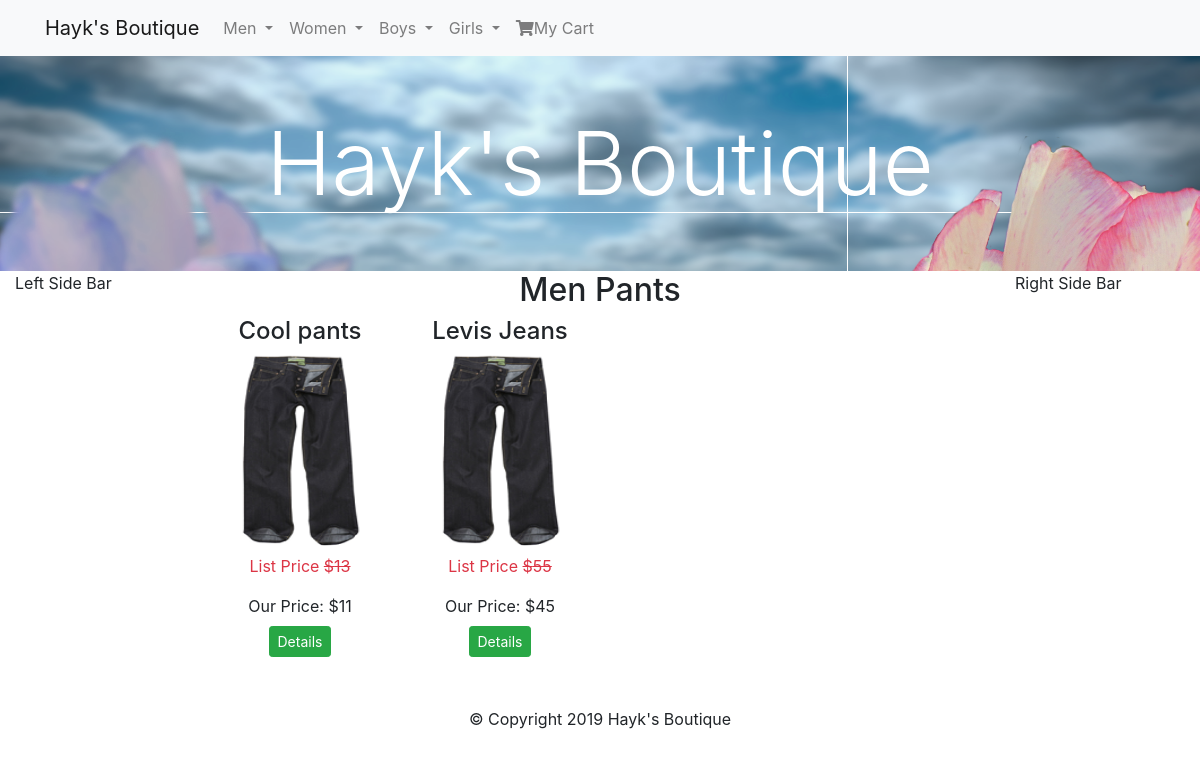
Page /category.php?cat=6 on the committed database.
### tables this page shows
CREATE TABLE `categories` (
  `id` int(11) NOT NULL,
  `category` varchar(255) NOT NULL,
  `parent` int(11) NOT NULL DEFAULT '0'
);

CREATE TABLE `products` (
  `id` int(11) NOT NULL,
  `title` varchar(255) NOT NULL,
  `price` decimal(10,0) NOT NULL,
  `list_price` decimal(10,0) NOT NULL,
  `brand` int(11) NOT NULL,
  `categories` varchar(255) NOT NULL,
  `image` varchar(255) NOT NULL,
  `description` text NOT NULL,
  `featured` tinyint(4) NOT NULL DEFAULT '0',
  `sizes` text NOT NULL,
  `deleted` tinyint(4) NOT NULL DEFAULT '0'
);

### helpers/helpers.php (called while the page is built, shortened)
<?php
function sanitize($dirty)
{
    return htmlentities($dirty, ENT_QUOTES, "UTF-8");
}
function get_category($child_id){
    global $db;
    $id =sanitize($child_id);
    $sql = "SELECT p.id AS 'pid', p.category AS 'parent' ,c.id AS 'cid', c.category AS 'child'
            FROM categories c INNER JOIN categories p ON c.parent = p.id WHERE c.id ='$id'";
    $query=$db->query($sql);
    $category=mysqli_fetch_assoc($query);
    return $category;
}

### category.php (the view)
<?php
require_once 'core/init.php';
include "includes/head.php";
include "includes/navigation.php";
include "includes/headerpartial.php";
include "includes/leftbar.php";
if(isset($_GET['cat'])){
    $cat_id=sanitize($_GET['cat']);
}else{
    $cat_id='';
}
$sql = "SELECT * FROM products WHERE categories = '$cat_id'";
$productQ = $db->query($sql);
$category = get_category($cat_id);
?>
    <div class="col-md-8">
        <h2 class="text-center"><?=$category['parent']. ' ' .$category['child']; ?></h2>
        <div class="row">
            <?php while ($product = mysqli_fetch_assoc($productQ)): ?>
                <div class="col-sm-3 text-center">
                    <h4 ><?= $product['title'];?></h4>
                    <img class="img-thumb text-center " src="<?= $product['image'];?>" alt="<?= $product['title'];?>">
                    <p class="list-price text-danger">List Price <s>$<?= $product['list_price'];?></s></p>
                    <div class="price">Our Price: $<?= $product['price'];?></div>
                    <button type="button" class="btn btn-sm btn-success mt-2" onclick="detailsmodal(<?=$product['id']?>);">
                        Details
                    </button>
                </div>
            <?php endwhile; ?>
        </div>
    </div>
<?php
include "includes/rightbar.php";
include "includes/footer.php";
?>

### includes/head.php (shortened to what this page needs)
<!doctype html>
<html lang="en">
<head>
    <link rel="stylesheet" href="https://use.fontawesome.com/releases/v5.7.2/css/all.css">
    <link rel="stylesheet" href="https://stackpath.bootstrapcdn.com/bootstrap/4.3.1/css/bootstrap.min.css">
    <link rel="stylesheet" href="css/main.css">
</head>
<body>

### includes/navigation.php (shortened to what this page needs)
<?php
$sql = "SELECT * FROM categories Where parent = 0";
$pquery = $db->query($sql);
?>
<nav class="navbar navbar-expand-lg navbar-light bg-light">
    <div class="container">
        <a href="index.php" class="navbar-brand">Hayk's Boutique</a>
        <div class="collapse navbar-collapse" id="navbarSupportedContent">
            <ul class="navbar-nav mr-auto">
                <?php while ($parent = mysqli_fetch_assoc($pquery)): ?>
                    <li class="nav-item dropdown">
                        <a class="nav-link dropdown-toggle" href="#" id="navbarDropdown" role="button"
                           data-toggle="dropdown" aria-haspopup="true" aria-expanded="false">
                            <?php echo $parent['category']; ?>
                        </a>
                    </li>
                <?php endwhile; ?>
                <li class="nav-item"><a href="cart.php" class="nav-link"><i class="fas fa-shopping-cart"></i>My Cart</a></li>
            </ul>
        </div>
    </div>
</nav>

### includes/headerpartial.php (shortened to what this page needs)
<div id="partial-headerWrapper">
    <div id="partial-logotext"><h1 class="display-2">Hayk's Boutique</h1></div>
    <div id="partial-fore-flower"></div>
</div>
<div class="container-fluid">
    <div class="row">

### includes/leftbar.php
<div class="col-md-2">Left Side Bar</div>

### includes/rightbar.php
<div class="col-md-2">Right Side Bar</div>

### includes/footer.php (shortened to what this page needs)
</div>
</div>
<footer class="text-center" id="footer">&copy; Copyright 2019 Hayk's Boutique</footer>
</body>
</html>

### css/main.css (style rules this page uses)
body { padding: 0; margin: 0; }
.img-thumb { width: 130px; height: 200px; }
#footer { margin-top: 50px; }
#partial-headerWrapper { position: relative; padding: 0; margin: 0; overflow: hidden; height: 215px; background-image: url(../images/headerlogo/background.png); background-repeat: no-repeat; background-size: 100% 500px; background-position: top center; background-attachment: fixed; }
#partial-logotext { position: absolute; top: 10%; width: 100%; height: 180px; text-align: center; display: flex; justify-content: center; align-items: center; color: white; }
#partial-fore-flower { position: absolute; width: 100%; height: 400px; background-image: url(../images/headerlogo/fore-flower.png); background-size: auto 400px; background-repeat: no-repeat; background-position: right bottom; top: 80px; right: -50px; }

### rows in the picture
categories: category "Men", categories.category "Pants"
categories: category "Women"
categories: category "Boys"
categories: category "Girls"
products: title "Cool pants", image (picture), list_price "13", price "11"
products: title "Levis Jeans", image (picture), list_price "55", price "45"
